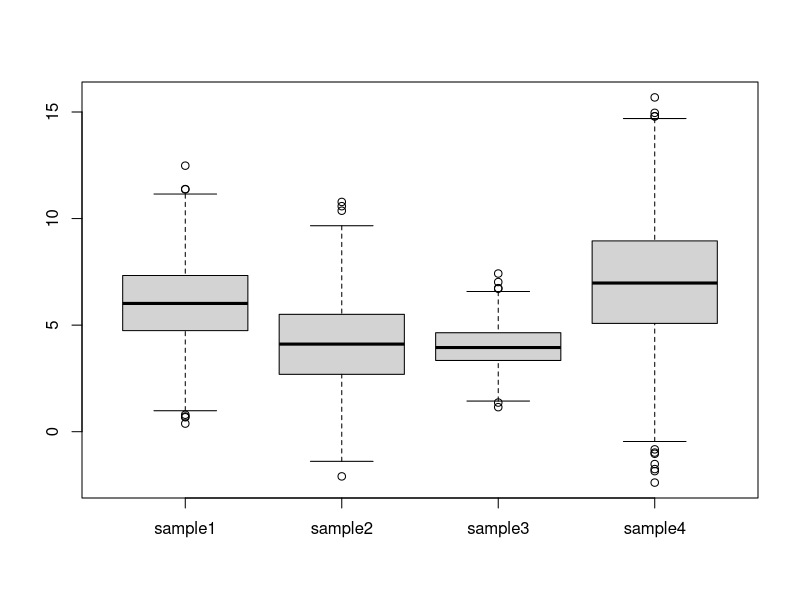
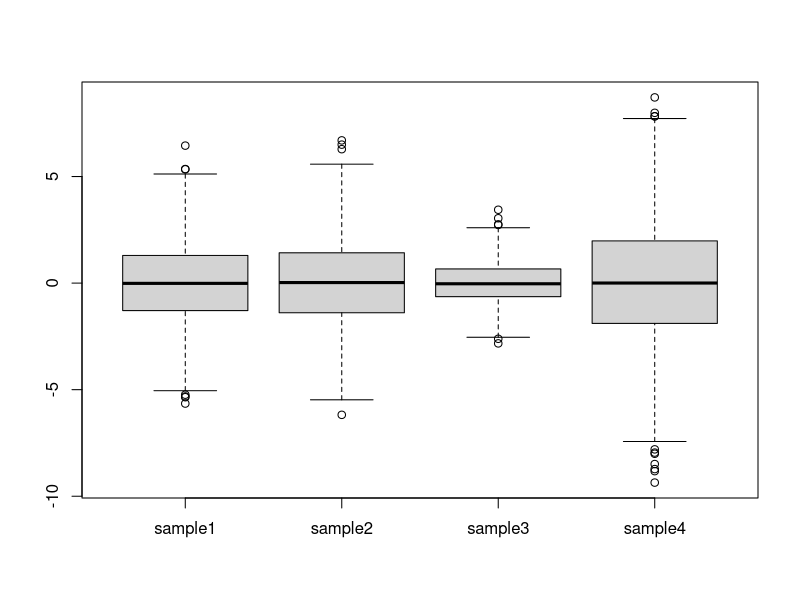

The R script that drew these images, in order:
## ---- chunk 1
n <- 1000
set.seed(123)
x <- data.frame(sample1 = rnorm(n, 6, 2),
                sample2 = rnorm(n, 4, 2),
                sample3 = rnorm(n, 4, 1),
                sample4 = rnorm(n, 7, 3))
head(x)
boxplot(x)
## ---- chunk 2
cmns <- colMeans(x)
for (i in 1:ncol(x))
    x[, i] <- x[, i] - cmns[i]
boxplot(x)
